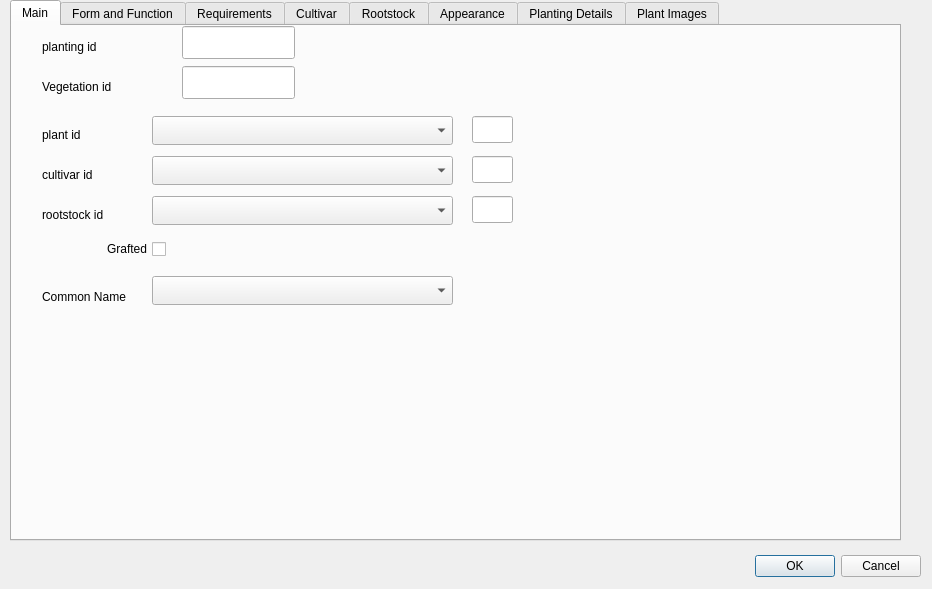
<?xml version="1.0" encoding="UTF-8"?>
<ui version="4.0">
 <class>Vegetation</class>
 <widget class="QDialog" name="Vegetation">
  <property name="geometry">
   <rect>
    <x>0</x>
    <y>0</y>
    <width>932</width>
    <height>589</height>
   </rect>
  </property>
  <property name="windowTitle">
   <string>Vegetation</string>
  </property>
  <widget class="QDialogButtonBox" name="buttonBox">
   <property name="geometry">
    <rect>
     <x>720</x>
     <y>550</y>
     <width>201</width>
     <height>32</height>
    </rect>
   </property>
   <property name="orientation">
    <enum>Qt::Horizontal</enum>
   </property>
   <property name="standardButtons">
    <set>QDialogButtonBox::Cancel|QDialogButtonBox::Ok</set>
   </property>
  </widget>
  <widget class="QTabWidget" name="tabWidget">
   <property name="geometry">
    <rect>
     <x>10</x>
     <y>0</y>
     <width>891</width>
     <height>541</height>
    </rect>
   </property>
   <property name="layoutDirection">
    <enum>Qt::LeftToRight</enum>
   </property>
   <property name="currentIndex">
    <number>0</number>
   </property>
   <widget class="QWidget" name="tab">
    <attribute name="title">
     <string>Main</string>
    </attribute>
    <widget class="QLineEdit" name="vegetationid">
     <property name="geometry">
      <rect>
       <x>170</x>
       <y>40</y>
       <width>113</width>
       <height>33</height>
      </rect>
     </property>
    </widget>
    <widget class="QLabel" name="label">
     <property name="geometry">
      <rect>
       <x>30</x>
       <y>100</y>
       <width>91</width>
       <height>17</height>
      </rect>
     </property>
     <property name="text">
      <string>plant id</string>
     </property>
    </widget>
    <widget class="QComboBox" name="cultivarcomboBox">
     <property name="geometry">
      <rect>
       <x>140</x>
       <y>130</y>
       <width>301</width>
       <height>29</height>
      </rect>
     </property>
    </widget>
    <widget class="QLabel" name="label_6">
     <property name="geometry">
      <rect>
       <x>30</x>
       <y>50</y>
       <width>91</width>
       <height>21</height>
      </rect>
     </property>
     <property name="text">
      <string>Vegetation id</string>
     </property>
    </widget>
    <widget class="QLineEdit" name="cultivarid">
     <property name="geometry">
      <rect>
       <x>460</x>
       <y>130</y>
       <width>41</width>
       <height>27</height>
      </rect>
     </property>
    </widget>
    <widget class="QLineEdit" name="row_number">
     <property name="geometry">
      <rect>
       <x>170</x>
       <y>0</y>
       <width>113</width>
       <height>33</height>
      </rect>
     </property>
    </widget>
    <widget class="QComboBox" name="name">
     <property name="geometry">
      <rect>
       <x>140</x>
       <y>250</y>
       <width>301</width>
       <height>29</height>
      </rect>
     </property>
    </widget>
    <widget class="QLineEdit" name="plantid">
     <property name="geometry">
      <rect>
       <x>460</x>
       <y>90</y>
       <width>41</width>
       <height>27</height>
      </rect>
     </property>
    </widget>
    <widget class="QLabel" name="label_3">
     <property name="geometry">
      <rect>
       <x>30</x>
       <y>140</y>
       <width>91</width>
       <height>17</height>
      </rect>
     </property>
     <property name="text">
      <string>cultivar id</string>
     </property>
    </widget>
    <widget class="QComboBox" name="rootstockcomboBox">
     <property name="geometry">
      <rect>
       <x>140</x>
       <y>170</y>
       <width>301</width>
       <height>29</height>
      </rect>
     </property>
    </widget>
    <widget class="QCheckBox" name="grafted">
     <property name="geometry">
      <rect>
       <x>60</x>
       <y>210</y>
       <width>94</width>
       <height>26</height>
      </rect>
     </property>
     <property name="layoutDirection">
      <enum>Qt::RightToLeft</enum>
     </property>
     <property name="text">
      <string>Grafted</string>
     </property>
    </widget>
    <widget class="QLabel" name="label_5">
     <property name="geometry">
      <rect>
       <x>30</x>
       <y>260</y>
       <width>111</width>
       <height>21</height>
      </rect>
     </property>
     <property name="text">
      <string>Common Name </string>
     </property>
    </widget>
    <widget class="QLineEdit" name="rootstockid">
     <property name="geometry">
      <rect>
       <x>460</x>
       <y>170</y>
       <width>41</width>
       <height>27</height>
      </rect>
     </property>
    </widget>
    <widget class="QLabel" name="label_4">
     <property name="geometry">
      <rect>
       <x>30</x>
       <y>10</y>
       <width>91</width>
       <height>21</height>
      </rect>
     </property>
     <property name="text">
      <string>planting id</string>
     </property>
    </widget>
    <widget class="QLabel" name="label_2">
     <property name="geometry">
      <rect>
       <x>30</x>
       <y>180</y>
       <width>91</width>
       <height>17</height>
      </rect>
     </property>
     <property name="text">
      <string>rootstock id</string>
     </property>
    </widget>
    <widget class="QComboBox" name="plantcomboBox">
     <property name="geometry">
      <rect>
       <x>140</x>
       <y>90</y>
       <width>301</width>
       <height>29</height>
      </rect>
     </property>
    </widget>
    <zorder>name</zorder>
    <zorder>rootstockcomboBox</zorder>
    <zorder>cultivarcomboBox</zorder>
    <zorder>plantcomboBox</zorder>
    <zorder>rootstockid</zorder>
    <zorder>cultivarid</zorder>
    <zorder>vegetationid</zorder>
    <zorder>label</zorder>
    <zorder>label_6</zorder>
    <zorder>row_number</zorder>
    <zorder>plantid</zorder>
    <zorder>label_3</zorder>
    <zorder>grafted</zorder>
    <zorder>label_5</zorder>
    <zorder>label_4</zorder>
    <zorder>label_2</zorder>
   </widget>
   <widget class="QWidget" name="tab_2">
    <attribute name="title">
     <string>Form and Function</string>
    </attribute>
    <widget class="QLineEdit" name="height">
     <property name="geometry">
      <rect>
       <x>70</x>
       <y>20</y>
       <width>113</width>
       <height>33</height>
      </rect>
     </property>
    </widget>
    <widget class="QLabel" name="label_8">
     <property name="geometry">
      <rect>
       <x>10</x>
       <y>30</y>
       <width>64</width>
       <height>21</height>
      </rect>
     </property>
     <property name="text">
      <string>Height</string>
     </property>
    </widget>
    <widget class="QLineEdit" name="width">
     <property name="geometry">
      <rect>
       <x>330</x>
       <y>20</y>
       <width>113</width>
       <height>33</height>
      </rect>
     </property>
    </widget>
    <widget class="QLabel" name="label_9">
     <property name="geometry">
      <rect>
       <x>270</x>
       <y>30</y>
       <width>64</width>
       <height>21</height>
      </rect>
     </property>
     <property name="text">
      <string>Width</string>
     </property>
    </widget>
    <widget class="QLineEdit" name="form">
     <property name="geometry">
      <rect>
       <x>250</x>
       <y>70</y>
       <width>113</width>
       <height>33</height>
      </rect>
     </property>
    </widget>
    <widget class="QLabel" name="label_22">
     <property name="geometry">
      <rect>
       <x>10</x>
       <y>80</y>
       <width>31</width>
       <height>21</height>
      </rect>
     </property>
     <property name="text">
      <string>Form</string>
     </property>
    </widget>
    <widget class="QComboBox" name="formcombo">
     <property name="geometry">
      <rect>
       <x>80</x>
       <y>70</y>
       <width>151</width>
       <height>29</height>
      </rect>
     </property>
    </widget>
    <widget class="QComboBox" name="functioncombo">
     <property name="geometry">
      <rect>
       <x>80</x>
       <y>110</y>
       <width>151</width>
       <height>29</height>
      </rect>
     </property>
    </widget>
    <widget class="QLineEdit" name="plant_function">
     <property name="geometry">
      <rect>
       <x>250</x>
       <y>110</y>
       <width>113</width>
       <height>33</height>
      </rect>
     </property>
    </widget>
    <widget class="QLabel" name="label_23">
     <property name="geometry">
      <rect>
       <x>10</x>
       <y>110</y>
       <width>64</width>
       <height>21</height>
      </rect>
     </property>
     <property name="text">
      <string>Function</string>
     </property>
    </widget>
    <widget class="QCheckBox" name="nitrogen_fixer">
     <property name="geometry">
      <rect>
       <x>400</x>
       <y>70</y>
       <width>121</width>
       <height>26</height>
      </rect>
     </property>
     <property name="layoutDirection">
      <enum>Qt::RightToLeft</enum>
     </property>
     <property name="text">
      <string>Nitrogen Fixer</string>
     </property>
    </widget>
    <widget class="QCheckBox" name="supports_wildlife">
     <property name="geometry">
      <rect>
       <x>380</x>
       <y>90</y>
       <width>141</width>
       <height>26</height>
      </rect>
     </property>
     <property name="layoutDirection">
      <enum>Qt::RightToLeft</enum>
     </property>
     <property name="text">
      <string>Supports Wildlife</string>
     </property>
    </widget>
    <widget class="QLabel" name="label_28">
     <property name="geometry">
      <rect>
       <x>10</x>
       <y>290</y>
       <width>111</width>
       <height>21</height>
      </rect>
     </property>
     <property name="text">
      <string>Known Hazards</string>
     </property>
    </widget>
    <widget class="QTextEdit" name="known_hazards">
     <property name="geometry">
      <rect>
       <x>10</x>
       <y>310</y>
       <width>571</width>
       <height>81</height>
      </rect>
     </property>
    </widget>
    <widget class="QTextEdit" name="range">
     <property name="geometry">
      <rect>
       <x>10</x>
       <y>160</y>
       <width>571</width>
       <height>131</height>
      </rect>
     </property>
    </widget>
    <widget class="QLabel" name="label_29">
     <property name="geometry">
      <rect>
       <x>20</x>
       <y>140</y>
       <width>64</width>
       <height>21</height>
      </rect>
     </property>
     <property name="text">
      <string>Range</string>
     </property>
    </widget>
    <widget class="QCheckBox" name="self_fertile">
     <property name="geometry">
      <rect>
       <x>410</x>
       <y>110</y>
       <width>111</width>
       <height>26</height>
      </rect>
     </property>
     <property name="layoutDirection">
      <enum>Qt::RightToLeft</enum>
     </property>
     <property name="text">
      <string>Self Fertile</string>
     </property>
    </widget>
    <widget class="QCheckBox" name="pollution">
     <property name="geometry">
      <rect>
       <x>370</x>
       <y>130</y>
       <width>151</width>
       <height>26</height>
      </rect>
     </property>
     <property name="layoutDirection">
      <enum>Qt::RightToLeft</enum>
     </property>
     <property name="text">
      <string>Resists Pollution</string>
     </property>
    </widget>
   </widget>
   <widget class="QWidget" name="tab_6">
    <attribute name="title">
     <string>Requirements</string>
    </attribute>
    <widget class="QLineEdit" name="light_lower_limit">
     <property name="geometry">
      <rect>
       <x>190</x>
       <y>60</y>
       <width>113</width>
       <height>33</height>
      </rect>
     </property>
    </widget>
    <widget class="QLineEdit" name="wind_upper_limit">
     <property name="geometry">
      <rect>
       <x>410</x>
       <y>20</y>
       <width>113</width>
       <height>33</height>
      </rect>
     </property>
    </widget>
    <widget class="QComboBox" name="light_upper">
     <property name="geometry">
      <rect>
       <x>310</x>
       <y>60</y>
       <width>83</width>
       <height>29</height>
      </rect>
     </property>
    </widget>
    <widget class="QLabel" name="label_26">
     <property name="geometry">
      <rect>
       <x>30</x>
       <y>60</y>
       <width>64</width>
       <height>21</height>
      </rect>
     </property>
     <property name="text">
      <string>Light</string>
     </property>
    </widget>
    <widget class="QComboBox" name="light_lower">
     <property name="geometry">
      <rect>
       <x>100</x>
       <y>60</y>
       <width>83</width>
       <height>29</height>
      </rect>
     </property>
    </widget>
    <widget class="QLineEdit" name="wind_lower_limit">
     <property name="geometry">
      <rect>
       <x>190</x>
       <y>20</y>
       <width>113</width>
       <height>33</height>
      </rect>
     </property>
    </widget>
    <widget class="QComboBox" name="wind_upper">
     <property name="geometry">
      <rect>
       <x>310</x>
       <y>20</y>
       <width>83</width>
       <height>29</height>
      </rect>
     </property>
    </widget>
    <widget class="QComboBox" name="wind_lower">
     <property name="geometry">
      <rect>
       <x>100</x>
       <y>20</y>
       <width>83</width>
       <height>29</height>
      </rect>
     </property>
    </widget>
    <widget class="QLineEdit" name="light_upper_limit">
     <property name="geometry">
      <rect>
       <x>410</x>
       <y>60</y>
       <width>113</width>
       <height>33</height>
      </rect>
     </property>
    </widget>
    <widget class="QLabel" name="label_25">
     <property name="geometry">
      <rect>
       <x>30</x>
       <y>30</y>
       <width>64</width>
       <height>21</height>
      </rect>
     </property>
     <property name="text">
      <string>Wind</string>
     </property>
    </widget>
    <widget class="QTextEdit" name="habitat">
     <property name="geometry">
      <rect>
       <x>10</x>
       <y>110</y>
       <width>571</width>
       <height>41</height>
      </rect>
     </property>
    </widget>
    <widget class="QLabel" name="label_24">
     <property name="geometry">
      <rect>
       <x>10</x>
       <y>90</y>
       <width>64</width>
       <height>21</height>
      </rect>
     </property>
     <property name="text">
      <string>Habitat</string>
     </property>
    </widget>
    <widget class="QTextEdit" name="cultivation_details">
     <property name="geometry">
      <rect>
       <x>10</x>
       <y>180</y>
       <width>571</width>
       <height>211</height>
      </rect>
     </property>
    </widget>
    <widget class="QLabel" name="label_27">
     <property name="geometry">
      <rect>
       <x>10</x>
       <y>160</y>
       <width>121</width>
       <height>21</height>
      </rect>
     </property>
     <property name="text">
      <string>Cultivation Details</string>
     </property>
    </widget>
   </widget>
   <widget class="QWidget" name="tab_4">
    <attribute name="title">
     <string>Cultivar</string>
    </attribute>
    <widget class="QLabel" name="label_11">
     <property name="geometry">
      <rect>
       <x>10</x>
       <y>20</y>
       <width>101</width>
       <height>21</height>
      </rect>
     </property>
     <property name="text">
      <string>Cultivar Name </string>
     </property>
    </widget>
    <widget class="QLineEdit" name="cultivarname">
     <property name="geometry">
      <rect>
       <x>110</x>
       <y>10</y>
       <width>161</width>
       <height>33</height>
      </rect>
     </property>
    </widget>
    <widget class="QLabel" name="label_14">
     <property name="geometry">
      <rect>
       <x>0</x>
       <y>220</y>
       <width>101</width>
       <height>21</height>
      </rect>
     </property>
     <property name="text">
      <string>Cultivar Notes</string>
     </property>
    </widget>
    <widget class="QTextEdit" name="notes_on_cultivar">
     <property name="geometry">
      <rect>
       <x>10</x>
       <y>250</y>
       <width>561</width>
       <height>131</height>
      </rect>
     </property>
    </widget>
    <widget class="QLabel" name="label_18">
     <property name="geometry">
      <rect>
       <x>10</x>
       <y>60</y>
       <width>121</width>
       <height>21</height>
      </rect>
     </property>
     <property name="text">
      <string>Production Range</string>
     </property>
    </widget>
    <widget class="QLabel" name="label_19">
     <property name="geometry">
      <rect>
       <x>10</x>
       <y>100</y>
       <width>111</width>
       <height>21</height>
      </rect>
     </property>
     <property name="text">
      <string>Leaf Range</string>
     </property>
    </widget>
    <widget class="QLabel" name="label_20">
     <property name="geometry">
      <rect>
       <x>10</x>
       <y>140</y>
       <width>111</width>
       <height>21</height>
      </rect>
     </property>
     <property name="text">
      <string>Flower Range</string>
     </property>
    </widget>
    <widget class="QLabel" name="label_21">
     <property name="geometry">
      <rect>
       <x>10</x>
       <y>180</y>
       <width>91</width>
       <height>21</height>
      </rect>
     </property>
     <property name="text">
      <string>Seed Range</string>
     </property>
    </widget>
    <widget class="QComboBox" name="production_start">
     <property name="geometry">
      <rect>
       <x>130</x>
       <y>50</y>
       <width>141</width>
       <height>29</height>
      </rect>
     </property>
    </widget>
    <widget class="QComboBox" name="production_end">
     <property name="geometry">
      <rect>
       <x>310</x>
       <y>50</y>
       <width>151</width>
       <height>31</height>
      </rect>
     </property>
    </widget>
    <widget class="QComboBox" name="leaf_start">
     <property name="geometry">
      <rect>
       <x>130</x>
       <y>90</y>
       <width>141</width>
       <height>31</height>
      </rect>
     </property>
    </widget>
    <widget class="QComboBox" name="leaf_end">
     <property name="geometry">
      <rect>
       <x>310</x>
       <y>90</y>
       <width>151</width>
       <height>29</height>
      </rect>
     </property>
    </widget>
    <widget class="QComboBox" name="flower_start">
     <property name="geometry">
      <rect>
       <x>130</x>
       <y>130</y>
       <width>141</width>
       <height>29</height>
      </rect>
     </property>
    </widget>
    <widget class="QComboBox" name="flower_end">
     <property name="geometry">
      <rect>
       <x>310</x>
       <y>130</y>
       <width>151</width>
       <height>29</height>
      </rect>
     </property>
    </widget>
    <widget class="QComboBox" name="seed_start">
     <property name="geometry">
      <rect>
       <x>130</x>
       <y>170</y>
       <width>141</width>
       <height>29</height>
      </rect>
     </property>
    </widget>
    <widget class="QComboBox" name="seed_end">
     <property name="geometry">
      <rect>
       <x>310</x>
       <y>170</y>
       <width>151</width>
       <height>29</height>
      </rect>
     </property>
    </widget>
    <widget class="QLineEdit" name="production_startmonth">
     <property name="geometry">
      <rect>
       <x>160</x>
       <y>60</y>
       <width>21</width>
       <height>16</height>
      </rect>
     </property>
    </widget>
    <widget class="QLineEdit" name="production_endmonth">
     <property name="geometry">
      <rect>
       <x>340</x>
       <y>60</y>
       <width>16</width>
       <height>16</height>
      </rect>
     </property>
    </widget>
    <widget class="QLineEdit" name="leaf_startmonth">
     <property name="geometry">
      <rect>
       <x>160</x>
       <y>100</y>
       <width>21</width>
       <height>21</height>
      </rect>
     </property>
    </widget>
    <widget class="QLineEdit" name="leaf_endmonth">
     <property name="geometry">
      <rect>
       <x>340</x>
       <y>90</y>
       <width>21</width>
       <height>21</height>
      </rect>
     </property>
    </widget>
    <widget class="QLineEdit" name="flower_startmonth">
     <property name="geometry">
      <rect>
       <x>180</x>
       <y>130</y>
       <width>21</width>
       <height>21</height>
      </rect>
     </property>
    </widget>
    <widget class="QLineEdit" name="flower_endmonth">
     <property name="geometry">
      <rect>
       <x>370</x>
       <y>130</y>
       <width>21</width>
       <height>21</height>
      </rect>
     </property>
    </widget>
    <widget class="QLineEdit" name="seed_start_month">
     <property name="geometry">
      <rect>
       <x>180</x>
       <y>170</y>
       <width>21</width>
       <height>21</height>
      </rect>
     </property>
    </widget>
    <widget class="QLineEdit" name="seed_endmonth">
     <property name="geometry">
      <rect>
       <x>380</x>
       <y>170</y>
       <width>21</width>
       <height>21</height>
      </rect>
     </property>
    </widget>
    <zorder>flower_endmonth</zorder>
    <zorder>flower_startmonth</zorder>
    <zorder>leaf_startmonth</zorder>
    <zorder>leaf_endmonth</zorder>
    <zorder>production_endmonth</zorder>
    <zorder>label_11</zorder>
    <zorder>cultivarname</zorder>
    <zorder>label_14</zorder>
    <zorder>notes_on_cultivar</zorder>
    <zorder>label_18</zorder>
    <zorder>label_19</zorder>
    <zorder>label_20</zorder>
    <zorder>label_21</zorder>
    <zorder>production_end</zorder>
    <zorder>leaf_start</zorder>
    <zorder>leaf_end</zorder>
    <zorder>flower_start</zorder>
    <zorder>flower_end</zorder>
    <zorder>production_startmonth</zorder>
    <zorder>seed_start_month</zorder>
    <zorder>seed_endmonth</zorder>
    <zorder>production_start</zorder>
    <zorder>seed_end</zorder>
    <zorder>seed_start</zorder>
   </widget>
   <widget class="QWidget" name="tab_5">
    <attribute name="title">
     <string>Rootstock</string>
    </attribute>
    <widget class="QLineEdit" name="rootstockname">
     <property name="geometry">
      <rect>
       <x>180</x>
       <y>20</y>
       <width>171</width>
       <height>33</height>
      </rect>
     </property>
    </widget>
    <widget class="QLabel" name="label_10">
     <property name="geometry">
      <rect>
       <x>30</x>
       <y>30</y>
       <width>111</width>
       <height>21</height>
      </rect>
     </property>
     <property name="text">
      <string>Rootstock Name </string>
     </property>
    </widget>
    <widget class="QTextEdit" name="notes_on_rootstock">
     <property name="geometry">
      <rect>
       <x>10</x>
       <y>260</y>
       <width>561</width>
       <height>121</height>
      </rect>
     </property>
    </widget>
    <widget class="QLabel" name="label_12">
     <property name="geometry">
      <rect>
       <x>0</x>
       <y>230</y>
       <width>121</width>
       <height>21</height>
      </rect>
     </property>
     <property name="text">
      <string>Rootstock Notes</string>
     </property>
    </widget>
    <widget class="QComboBox" name="moisture_lower">
     <property name="geometry">
      <rect>
       <x>180</x>
       <y>60</y>
       <width>171</width>
       <height>31</height>
      </rect>
     </property>
    </widget>
    <widget class="QLabel" name="label_13">
     <property name="geometry">
      <rect>
       <x>30</x>
       <y>70</y>
       <width>141</width>
       <height>21</height>
      </rect>
     </property>
     <property name="text">
      <string>Moisture Range </string>
     </property>
    </widget>
    <widget class="QLineEdit" name="moisture_lower_limit">
     <property name="geometry">
      <rect>
       <x>420</x>
       <y>70</y>
       <width>31</width>
       <height>20</height>
      </rect>
     </property>
    </widget>
    <widget class="QComboBox" name="moisture_upper">
     <property name="geometry">
      <rect>
       <x>370</x>
       <y>60</y>
       <width>171</width>
       <height>31</height>
      </rect>
     </property>
    </widget>
    <widget class="QLineEdit" name="moisture_upper_limit">
     <property name="geometry">
      <rect>
       <x>240</x>
       <y>70</y>
       <width>31</width>
       <height>20</height>
      </rect>
     </property>
    </widget>
    <widget class="QLabel" name="label_15">
     <property name="geometry">
      <rect>
       <x>10</x>
       <y>110</y>
       <width>161</width>
       <height>21</height>
      </rect>
     </property>
     <property name="text">
      <string>Soil texture Range </string>
     </property>
    </widget>
    <widget class="QLineEdit" name="soiltexture_lower_limit">
     <property name="geometry">
      <rect>
       <x>210</x>
       <y>100</y>
       <width>113</width>
       <height>16</height>
      </rect>
     </property>
    </widget>
    <widget class="QLineEdit" name="soiltexture_upper_limit">
     <property name="geometry">
      <rect>
       <x>390</x>
       <y>100</y>
       <width>113</width>
       <height>16</height>
      </rect>
     </property>
    </widget>
    <widget class="QComboBox" name="soil_lower">
     <property name="geometry">
      <rect>
       <x>182</x>
       <y>100</y>
       <width>171</width>
       <height>29</height>
      </rect>
     </property>
    </widget>
    <widget class="QComboBox" name="soil_upper">
     <property name="geometry">
      <rect>
       <x>370</x>
       <y>100</y>
       <width>171</width>
       <height>29</height>
      </rect>
     </property>
    </widget>
    <widget class="QLabel" name="label_16">
     <property name="geometry">
      <rect>
       <x>10</x>
       <y>140</y>
       <width>101</width>
       <height>21</height>
      </rect>
     </property>
     <property name="text">
      <string>Soil pH Range </string>
     </property>
    </widget>
    <widget class="QLineEdit" name="pH_lower_limit">
     <property name="geometry">
      <rect>
       <x>180</x>
       <y>132</y>
       <width>51</width>
       <height>31</height>
      </rect>
     </property>
    </widget>
    <widget class="QLineEdit" name="pH_upper_limit">
     <property name="geometry">
      <rect>
       <x>370</x>
       <y>132</y>
       <width>41</width>
       <height>31</height>
      </rect>
     </property>
    </widget>
    <widget class="QLineEdit" name="salinity_lower_limit">
     <property name="geometry">
      <rect>
       <x>230</x>
       <y>170</y>
       <width>21</width>
       <height>21</height>
      </rect>
     </property>
    </widget>
    <widget class="QLineEdit" name="salinity_upper_limit">
     <property name="geometry">
      <rect>
       <x>430</x>
       <y>170</y>
       <width>21</width>
       <height>21</height>
      </rect>
     </property>
    </widget>
    <widget class="QComboBox" name="salinity_lower">
     <property name="geometry">
      <rect>
       <x>180</x>
       <y>170</y>
       <width>151</width>
       <height>29</height>
      </rect>
     </property>
    </widget>
    <widget class="QComboBox" name="salinity_upper">
     <property name="geometry">
      <rect>
       <x>370</x>
       <y>170</y>
       <width>151</width>
       <height>29</height>
      </rect>
     </property>
    </widget>
    <widget class="QLabel" name="label_17">
     <property name="geometry">
      <rect>
       <x>30</x>
       <y>180</y>
       <width>91</width>
       <height>21</height>
      </rect>
     </property>
     <property name="text">
      <string>Salinity Range</string>
     </property>
    </widget>
    <zorder>moisture_upper_limit</zorder>
    <zorder>rootstockname</zorder>
    <zorder>label_10</zorder>
    <zorder>notes_on_rootstock</zorder>
    <zorder>label_12</zorder>
    <zorder>moisture_lower</zorder>
    <zorder>label_13</zorder>
    <zorder>moisture_lower_limit</zorder>
    <zorder>moisture_upper</zorder>
    <zorder>label_15</zorder>
    <zorder>soiltexture_lower_limit</zorder>
    <zorder>soiltexture_upper_limit</zorder>
    <zorder>soil_lower</zorder>
    <zorder>soil_upper</zorder>
    <zorder>label_16</zorder>
    <zorder>pH_lower_limit</zorder>
    <zorder>pH_upper_limit</zorder>
    <zorder>salinity_lower_limit</zorder>
    <zorder>salinity_upper_limit</zorder>
    <zorder>salinity_lower</zorder>
    <zorder>salinity_upper</zorder>
    <zorder>label_17</zorder>
   </widget>
   <widget class="QWidget" name="tab_7">
    <attribute name="title">
     <string>Appearance</string>
    </attribute>
    <widget class="QLabel" name="label_30">
     <property name="geometry">
      <rect>
       <x>20</x>
       <y>20</y>
       <width>64</width>
       <height>21</height>
      </rect>
     </property>
     <property name="text">
      <string>Symbol</string>
     </property>
    </widget>
    <widget class="QComboBox" name="symbolcombo">
     <property name="geometry">
      <rect>
       <x>130</x>
       <y>20</y>
       <width>171</width>
       <height>29</height>
      </rect>
     </property>
    </widget>
    <widget class="QLineEdit" name="symbol">
     <property name="geometry">
      <rect>
       <x>310</x>
       <y>20</y>
       <width>113</width>
       <height>33</height>
      </rect>
     </property>
    </widget>
    <widget class="QLineEdit" name="fill_colour">
     <property name="geometry">
      <rect>
       <x>310</x>
       <y>70</y>
       <width>113</width>
       <height>33</height>
      </rect>
     </property>
    </widget>
    <widget class="QLineEdit" name="border_colour">
     <property name="geometry">
      <rect>
       <x>310</x>
       <y>110</y>
       <width>113</width>
       <height>33</height>
      </rect>
     </property>
    </widget>
    <widget class="QLabel" name="label_31">
     <property name="geometry">
      <rect>
       <x>10</x>
       <y>70</y>
       <width>111</width>
       <height>21</height>
      </rect>
     </property>
     <property name="text">
      <string>Fill Colour</string>
     </property>
    </widget>
    <widget class="QLabel" name="label_32">
     <property name="geometry">
      <rect>
       <x>10</x>
       <y>110</y>
       <width>121</width>
       <height>21</height>
      </rect>
     </property>
     <property name="text">
      <string>Border Colour</string>
     </property>
    </widget>
   </widget>
   <widget class="QWidget" name="tab_3">
    <attribute name="title">
     <string>Planting Details</string>
    </attribute>
    <widget class="QTextEdit" name="comment">
     <property name="geometry">
      <rect>
       <x>10</x>
       <y>230</y>
       <width>561</width>
       <height>151</height>
      </rect>
     </property>
    </widget>
    <widget class="QLabel" name="label_7">
     <property name="geometry">
      <rect>
       <x>10</x>
       <y>200</y>
       <width>64</width>
       <height>21</height>
      </rect>
     </property>
     <property name="text">
      <string>Notes</string>
     </property>
    </widget>
    <widget class="QDateEdit" name="germination_date">
     <property name="geometry">
      <rect>
       <x>250</x>
       <y>30</y>
       <width>194</width>
       <height>33</height>
      </rect>
     </property>
     <property name="displayFormat">
      <string>yyyy-MM-dd</string>
     </property>
     <property name="calendarPopup">
      <bool>true</bool>
     </property>
    </widget>
   </widget>
   <widget class="QWidget" name="tab_8">
    <attribute name="title">
     <string>Plant Images</string>
    </attribute>
    <widget class="QTableWidget" name="ImageTable">
     <property name="geometry">
      <rect>
       <x>10</x>
       <y>10</y>
       <width>861</width>
       <height>481</height>
      </rect>
     </property>
     <property name="iconSize">
      <size>
       <width>128</width>
       <height>128</height>
      </size>
     </property>
    </widget>
    <widget class="QLineEdit" name="picturelist">
     <property name="geometry">
      <rect>
       <x>20</x>
       <y>40</y>
       <width>801</width>
       <height>31</height>
      </rect>
     </property>
    </widget>
    <zorder>picturelist</zorder>
    <zorder>ImageTable</zorder>
   </widget>
  </widget>
 </widget>
 <resources/>
 <connections>
  <connection>
   <sender>buttonBox</sender>
   <signal>accepted()</signal>
   <receiver>Vegetation</receiver>
   <slot>accept()</slot>
   <hints>
    <hint type="sourcelabel">
     <x>248</x>
     <y>254</y>
    </hint>
    <hint type="destinationlabel">
     <x>157</x>
     <y>274</y>
    </hint>
   </hints>
  </connection>
  <connection>
   <sender>buttonBox</sender>
   <signal>rejected()</signal>
   <receiver>Vegetation</receiver>
   <slot>reject()</slot>
   <hints>
    <hint type="sourcelabel">
     <x>316</x>
     <y>260</y>
    </hint>
    <hint type="destinationlabel">
     <x>286</x>
     <y>274</y>
    </hint>
   </hints>
  </connection>
 </connections>
</ui>
